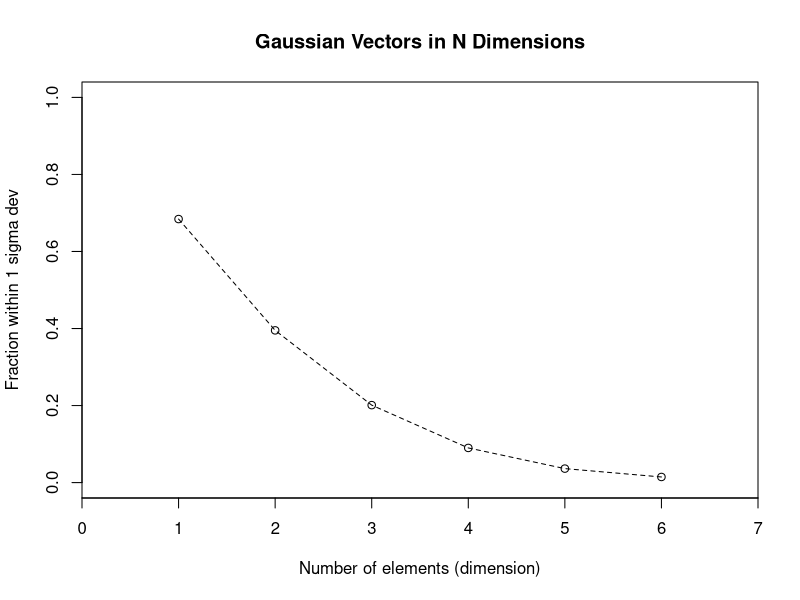

Recreate this plot in R. (Note: this script raises an error after producing the figure.)
#############
#Part A
#############

N <- 10000 #10,000 Gaussian Random Values
mu <- 0 #They all start with mu of 0
sigma <- 1.0 #Standard Deviation of 1.0

X <- rnorm(N, mu, sigma) #First Vector
Y <- rnorm(N, mu, sigma) #Second Vector
Z <- rnorm(N, mu, sigma) #Third Vector
S <- rnorm(N, mu, sigma) #Fourth Vector
T <- rnorm(N, mu, sigma) #Fifth Vector
U <- rnorm(N, mu, sigma) #Sixth Vector

distA <- sqrt(X^2)
fracA <- mean(distA <= 1.0)

distB <- sqrt(X^2 + Y^2)
fracB <- mean(distB <= 1.0)

distC <- sqrt(X^2 + Y^2 + Z^2)
fracC <- mean(distC <= 1.0)

disigma <- sqrt(X^2 + Y^2 + Z^2 + S^2)
fracD <- mean(disigma <= 1.0)

distE <- sqrt(X^2 + Y^2 + Z^2 + S^2 + T^2)
fracE <- mean(distE <= 1.0)

distF <- sqrt(X^2 + Y^2 + Z^2 + S^2 + T^2 + U^2)
fracF <- mean(distF <= 1.0)

dims <- 1:6
fracs <- c(fracA, fracB, fracC, fracD, fracE, fracF)

png("partA_plot.png", width = 1200, height = 600)  

plot(dims, fracs,
main = "Gaussian Vectors in N Dimensions", #Title on top of the graph
type = "o",
pch = 1,
lty = 2,
ylim = c(0,1), 
xlim = c(0,7), 
xlab = "Number of elements (dimension)",
ylab = "Fraction within 1 sigma dev",
xaxs = "i" #To make X-Axis start as 0
)

dev.off()

#Graph shows that as dimension increase, the fraction of points withing 1 sigma decreases.

#############
#Part B 
#############

#TRAFFIC_STATIONS_2251 -> TrafficStation_2251_0# -> Data_0#.csv

main_folder <- "/Users/ch4ngs4n1ty/CSCI 420/HW 1/TRAFFIC_STATIONS_2251"

idx <- sprintf("%02d", 1:32)  

subs <- file.path(main_folder, paste0("TrafficStation_2251_", idx))

csvs <- file.path(subs, paste0("Data_", idx, ".csv"))

dfs <- lapply(csvs, read.csv)

data_all <- do.call(rbind, dfs)

all_speeds <- round(data_all$SPEED) #Quantitize speed data to nearest one mile per hour

threshold <- 45:85 #Thresholds from 45 to 85 miles per hour

mixed_variance <- numeric(length(threshold)) #Purpose of this is to create mixed variance vectors of all 45 - 85 thresholds

for (i in seq_along(threshold)) {

    t <- threshold[i] #Current threshold

    left_set <- all_speeds[all_speeds <= t] #Vectors of left set
    right_set <- all_speeds[all_speeds > t] #Vectors of right set

    W_L <- length(left_set) / length(all_speeds)  #Formula: W_L = abs(left_set) / abs(speeds)
    W_R <- 1 - W_L #Remainder of left set. Formula: W_R = 1 - W_L

    if (length(left_set) >= 2) { #sigma_L2 = var(left_set)
        sigma_L2 <- var(left_set)
    } else {
        sigma_L2 <- 0
    }

    if (length(right_set) >= 2) { #sigma_R2 = var(right_set)
        sigma_R2 <- var(right_set)
    } else {
        sigma_R2 <- 0
    }
    mv_nround <- W_L * sigma_L2 + W_R * sigma_R2 #Formula: mixed_variance = W_L * sigma_L2 + W_R * sigma_R2
    mixed_variance[i] = round(mv_nround * 10) / 10 #Round to nearest tenth and remove noise
}

png("partB_plot.png", width = 1200, height = 600)  # width > height makes it wide

x <- threshold

par(mfrow=c(1,1)) #1 row 1 column

plot(x, mixed_variance,
     main = "Mixed Variance vs Threshold",
     type = "l",
     col = "blue",
     pch = 1,
     lty = 1,
     lwd = 2,
     xlab = "Speed",
     ylab = "Mixed Variance",
     ylim = c(0, 20),
     xaxs = "i", #To make X-Axis start as 0
)
axis(1, at = x, labels = x)
axis(2)

# v = x (Places vertical grid lines with x values)
abline(v = x, col = "lightgrey", lty = 1, lwd = 2)   # vertical grid
abline(h = axTicks(2), col = "lightgrey", lty = 1, lwd = 2)  # horizontal grid

dev.off()

#Now we got mixed variance of two sets versus threshold

#In letter b problem in Part B 

#############
#Part C
#############

#Possible threshold speed from low to high

intent <- data_all$INTENT

nonagg_index = intent %in% c(0, 1) #Non Aggressive Index
agg_index = intent == 2 #Aggressive Index

speeds_nonagg <- all_speeds[nonagg_index]
speeds_agg <- all_speeds[agg_index]

false_alarms <- numeric(length(threshold)) #False Alarms
missed_detections <- numeric(length(threshold)) #Missed Detections
total_mistakes <- numeric(length(threshold)) #False Negatives

for (i in seq_along(threshold)) {

    t <- threshold[i] #Current threshold

    a <- mean(speeds_nonagg > t)
    b <- mean(speeds_agg <= t)
    mistakes <- a + b

    false_alarms[i] <- a
    missed_detections[i] <- b
    total_mistakes[i] <- mistakes

}

png("partC_plot.png", width = 1200, height = 600)  # width > height makes it wide

x <- threshold
ylim_range <- c(0, 1)

plot(x, false_alarms,
    type = "o",
    col = "red",
    lwd = 2, 
    lty = 2,
    pch = 15,
    ylim = c(0, 1),
    xlab = "Threshold Speed",
    ylab = "Fraction",
    main = "False Alarms and Missed Detections vs Threshold Speed",
    xaxt = "n",
    xaxs = "i" #To make X-Axis start as 0
)
axis(1, at = x, labels = x)
lines(x, missed_detections, type="o", col="blue", pch=2, lwd=2)     # triangles
lines(x, total_mistakes,    type="o", col="magenta", pch=1, lwd=2)  # circles

dev.off()
